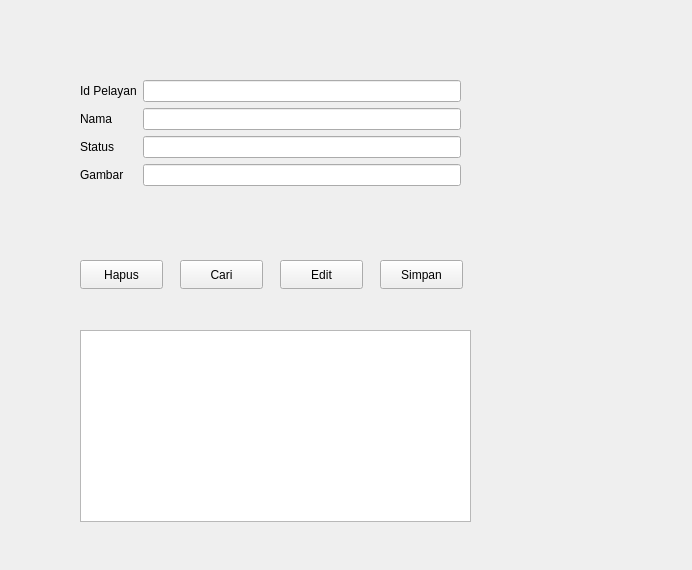
<?xml version="1.0" encoding="UTF-8"?>
<ui version="4.0">
 <class>FormPelayan</class>
 <widget class="QWidget" name="FormPelayan">
  <property name="geometry">
   <rect>
    <x>0</x>
    <y>0</y>
    <width>692</width>
    <height>570</height>
   </rect>
  </property>
  <property name="windowTitle">
   <string>Form</string>
  </property>
  <widget class="QWidget" name="formLayoutWidget">
   <property name="geometry">
    <rect>
     <x>80</x>
     <y>80</y>
     <width>381</width>
     <height>162</height>
    </rect>
   </property>
   <layout class="QFormLayout" name="formLayout">
    <item row="0" column="1">
     <widget class="QLineEdit" name="idPelayanLineEdit"/>
    </item>
    <item row="1" column="0">
     <widget class="QLabel" name="namaLabel">
      <property name="text">
       <string>Nama</string>
      </property>
     </widget>
    </item>
    <item row="1" column="1">
     <widget class="QLineEdit" name="namaLineEdit"/>
    </item>
    <item row="2" column="0">
     <widget class="QLabel" name="statusLabel">
      <property name="text">
       <string>Status</string>
      </property>
     </widget>
    </item>
    <item row="2" column="1">
     <widget class="QLineEdit" name="statusLineEdit"/>
    </item>
    <item row="3" column="0">
     <widget class="QLabel" name="gambarLabel">
      <property name="text">
       <string>Gambar</string>
      </property>
     </widget>
    </item>
    <item row="3" column="1">
     <widget class="QLineEdit" name="gambarLineEdit"/>
    </item>
    <item row="0" column="0">
     <widget class="QLabel" name="idPelayanLabel">
      <property name="text">
       <string>Id Pelayan</string>
      </property>
     </widget>
    </item>
   </layout>
  </widget>
  <widget class="QPushButton" name="pushButton">
   <property name="geometry">
    <rect>
     <x>80</x>
     <y>260</y>
     <width>83</width>
     <height>29</height>
    </rect>
   </property>
   <property name="text">
    <string>Hapus</string>
   </property>
  </widget>
  <widget class="QPushButton" name="pushButton_2">
   <property name="geometry">
    <rect>
     <x>180</x>
     <y>260</y>
     <width>83</width>
     <height>29</height>
    </rect>
   </property>
   <property name="text">
    <string>Cari</string>
   </property>
  </widget>
  <widget class="QPushButton" name="pushButton_3">
   <property name="geometry">
    <rect>
     <x>280</x>
     <y>260</y>
     <width>83</width>
     <height>29</height>
    </rect>
   </property>
   <property name="text">
    <string>Edit</string>
   </property>
  </widget>
  <widget class="QPushButton" name="pushButton_4">
   <property name="geometry">
    <rect>
     <x>380</x>
     <y>260</y>
     <width>83</width>
     <height>29</height>
    </rect>
   </property>
   <property name="text">
    <string>Simpan</string>
   </property>
  </widget>
  <widget class="QTableView" name="tablePelayan">
   <property name="geometry">
    <rect>
     <x>80</x>
     <y>330</y>
     <width>391</width>
     <height>192</height>
    </rect>
   </property>
  </widget>
 </widget>
 <resources/>
 <connections/>
</ui>
